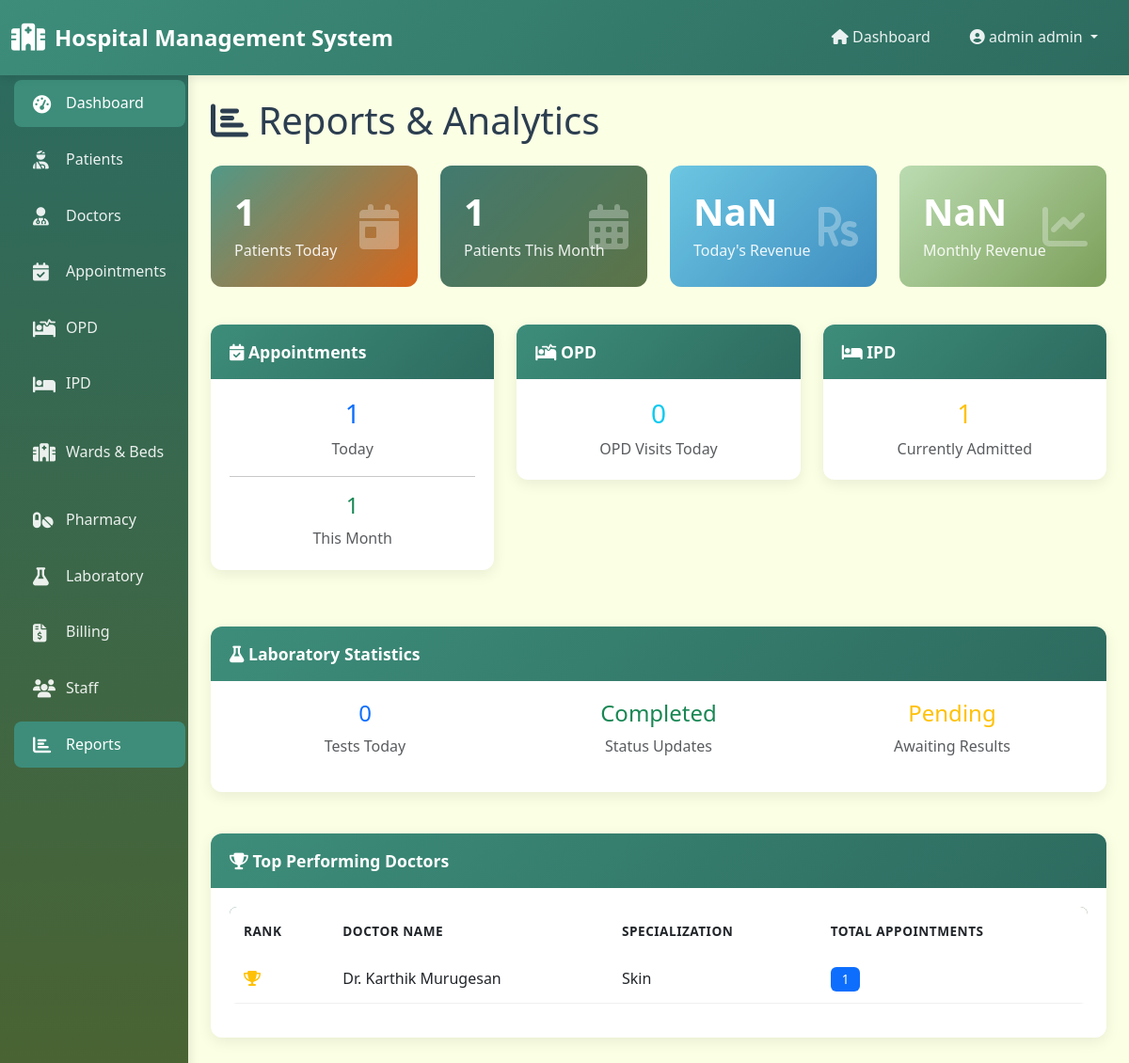
The app's page /reports/ (signed in) with its own data.
### core/models.py (models this page shows, shortened)
class Doctor(models.Model):
    user = models.OneToOneField(User, on_delete=models.CASCADE, related_name='doctor')
    specialization = models.CharField(max_length=100)
    qualification = models.CharField(max_length=200)
    experience_years = models.IntegerField(default=0)
    consultation_fee = models.DecimalField(max_digits=10, decimal_places=2, default=0)
    available_days = models.CharField(max_length=200, help_text="e.g., Mon, Wed, Fri")
    available_time_start = models.TimeField()
    available_time_end = models.TimeField()
    is_available = models.BooleanField(default=True)

### core/views.py (the view)
# urls.py: path('reports/', views.reports_dashboard, name='reports_dashboard'),
@login_required
@admin_required
def reports_dashboard(request):
    today = timezone.now().date()
    first_day_month = today.replace(day=1)
    context = {
        'daily_patients': Patient.objects.filter(registered_date__date=today).count(),
        'daily_appointments': Appointment.objects.filter(appointment_date=today).count(),
        'daily_revenue': Bill.objects.filter(created_at__date=today).aggregate(
            total=Sum('total_amount'))['total'] or 0,
        'monthly_patients': Patient.objects.filter(
            registered_date__date__gte=first_day_month).count(),
        'monthly_appointments': Appointment.objects.filter(
            appointment_date__gte=first_day_month).count(),
        'monthly_revenue': Bill.objects.filter(
            created_at__date__gte=first_day_month).aggregate(
            total=Sum('total_amount'))['total'] or 0,
        'opd_count': OPDRecord.objects.filter(visit_date__date=today).count(),
        'ipd_count': IPDRecord.objects.filter(status='admitted').count(),
        'lab_tests_today': LabTestRequest.objects.filter(requested_date__date=today).count(),
        'top_doctors': Doctor.objects.annotate(
            appointment_count=Count('appointments')
        ).order_by('-appointment_count')[:5]
    }
    return render(request, 'reports/reports_dashboard.html', context)

### templates/reports/reports_dashboard.html (shortened to what this page needs)
{% extends 'base.html' %}
{% load static %}
{% block content %}
<div class="fade-in">
    <h1 class="mb-4"><i class="fas fa-chart-bar"></i> Reports & Analytics</h1>
    <div class="row mb-4">
        <div class="col-md-3 mb-3">
            <div class="stats-card primary">
                <i class="fas fa-calendar-day stats-icon"></i>
                <h3>{{ daily_patients }}</h3>
                <p>Patients Today</p>
            </div>
        </div>
        <div class="col-md-3 mb-3">
            <div class="stats-card success">
                <i class="fas fa-calendar-alt stats-icon"></i>
                <h3>{{ monthly_patients }}</h3>
                <p>Patients This Month</p>
            </div>
        </div>
        <div class="col-md-3 mb-3">
            <div class="stats-card info">
                <i class="fas fa-rupee-sign stats-icon"></i>
                <h3>₹{{ daily_revenue|floatformat:0 }}</h3>
                <p>Today's Revenue</p>
            </div>
        </div>
        <div class="col-md-3 mb-3">
            <div class="stats-card warning">
                <i class="fas fa-chart-line stats-icon"></i>
                <h3>₹{{ monthly_revenue|floatformat:0 }}</h3>
                <p>Monthly Revenue</p>
            </div>
        </div>
    </div>
    <div class="row mb-4">
        <div class="col-md-4 mb-3">
            <div class="card">
                <div class="card-header">
                    <i class="fas fa-calendar-check"></i> Appointments
                </div>
                <div class="card-body text-center">
                    <h3 class="text-primary">{{ daily_appointments }}</h3>
                    <p class="text-muted mb-0">Today</p>
                    <hr>
                    <h4 class="text-success">{{ monthly_appointments }}</h4>
                    <p class="text-muted mb-0">This Month</p>
                </div>
            </div>
        </div>
        <div class="col-md-4 mb-3">
            <div class="card">
                <div class="card-header">
                    <i class="fas fa-procedures"></i> OPD
                </div>
                <div class="card-body text-center">
                    <h3 class="text-info">{{ opd_count }}</h3>
                    <p class="text-muted mb-0">OPD Visits Today</p>
                </div>
            </div>
        </div>
        <div class="col-md-4 mb-3">
            <div class="card">
                <div class="card-header">
                    <i class="fas fa-bed"></i> IPD
                </div>
                <div class="card-body text-center">
                    <h3 class="text-warning">{{ ipd_count }}</h3>
                    <p class="text-muted mb-0">Currently Admitted</p>
                </div>
            </div>
        </div>
    </div>
    <div class="row mb-4">
        <div class="col-md-12">
            <div class="card">
                <div class="card-header">
                    <i class="fas fa-flask"></i> Laboratory Statistics
                </div>
                <div class="card-body">
                    <div class="row text-center">
                        <div class="col-md-4">
                            <h4 class="text-primary">{{ lab_tests_today }}</h4>
                            <p class="text-muted">Tests Today</p>
                        </div>
                        <div class="col-md-4">
                            <h4 class="text-success">Completed</h4>
                            <p class="text-muted">Status Updates</p>
                        </div>
                        <div class="col-md-4">
                            <h4 class="text-warning">Pending</h4>
                            <p class="text-muted">Awaiting Results</p>
                        </div>
                    </div>
                </div>
            </div>
        </div>
    </div>
    <div class="row">
        <div class="col-md-12">
            <div class="card">
                <div class="card-header">
                    <i class="fas fa-trophy"></i> Top Performing Doctors
                </div>
                <div class="card-body">
                    {% if top_doctors %}
                    <div class="table-responsive">
                        <table class="table table-hover">
                            <thead>
                                <tr>
                                    <th>Rank</th>
                                    <th>Doctor Name</th>
                                    <th>Specialization</th>
                                    <th>Total Appointments</th>
                                </tr>
                            </thead>
                            <tbody>
                                {% for doctor in top_doctors %}
                                <tr>
                                    <td>
                                        {% if forloop.counter == 1 %}
                                        <i class="fas fa-trophy text-warning"></i>
                                        {% elif forloop.counter == 2 %}
                                        <i class="fas fa-medal text-secondary"></i>
                                        {% elif forloop.counter == 3 %}
                                        <i class="fas fa-award text-danger"></i>
                                        {% else %}
                                        {{ forloop.counter }}
                                        {% endif %}
                                    </td>
                                    <td>Dr. {{ doctor.user.get_full_name }}</td>
                                    <td>{{ doctor.specialization }}</td>
                                    <td><span class="badge bg-primary">{{ doctor.appointment_count }}</span></td>
                                </tr>
                                {% endfor %}
                            </tbody>
                        </table>
                    </div>
                    {% else %}
                    <p class="text-center text-muted">No data available</p>
                    {% endif %}
                </div>
            </div>
        </div>
    </div>
</div>
{% endblock %}

### templates/base.html (shortened to what this page needs)
{% load static %}
<!DOCTYPE html>
<html lang="en">
<head>
    <link href="https://cdn.jsdelivr.net/npm/bootstrap@5.3.0/dist/css/bootstrap.min.css" rel="stylesheet">
    <link rel="stylesheet" href="https://cdnjs.cloudflare.com/ajax/libs/font-awesome/6.4.0/css/all.min.css">
    <link rel="stylesheet" href="{% static 'css/style.css' %}">
</head>
<body>
    {% if user.is_authenticated %}
    <nav class="navbar navbar-expand-lg navbar-dark">
        <div class="container-fluid">
            <a class="navbar-brand" href="{% url 'dashboard' %}">
                <i class="fas fa-hospital"></i>
                Hospital Management System
            </a>
            <div class="collapse navbar-collapse" id="navbarNav">
                <ul class="navbar-nav ms-auto">
                    <li class="nav-item">
                        <a class="nav-link" href="{% url 'dashboard' %}">
                            <i class="fas fa-home"></i> Dashboard
                        </a>
                    </li>
                    <li class="nav-item dropdown">
                        <a class="nav-link dropdown-toggle" href="#" id="navbarDropdown" role="button" data-bs-toggle="dropdown">
                            <i class="fas fa-user-circle"></i> {{ user.get_full_name|default:user.username }}
                        </a>
                    </li>
                </ul>
            </div>
        </div>
    </nav>
    <div class="container-fluid">
        <div class="row">
            <div class="col-md-2 p-0 sidebar">
                <nav class="nav flex-column">
                    <a class="nav-link {% if request.resolver_match.url_name == 'dashboard' or 'dashboard' in request.resolver_match.url_name %}active{% endif %}" href="{% url 'dashboard' %}">
                        <i class="fas fa-tachometer-alt"></i> Dashboard
                    </a>
                    {% if user.profile.role == 'admin' %}
                        <a class="nav-link {% if 'patient' in request.resolver_match.url_name %}active{% endif %}" href="{% url 'patient_list' %}">
                            <i class="fas fa-user-injured"></i> Patients
                        </a>
                        <a class="nav-link {% if 'doctor' in request.resolver_match.url_name %}active{% endif %}" href="{% url 'doctor_list' %}">
                            <i class="fas fa-user-md"></i> Doctors
                        </a>
                        <a class="nav-link {% if 'appointment' in request.resolver_match.url_name %}active{% endif %}" href="{% url 'appointment_list' %}">
                            <i class="fas fa-calendar-check"></i> Appointments
                        </a>
                        <a class="nav-link {% if 'opd' in request.resolver_match.url_name %}active{% endif %}" href="{% url 'opd_list' %}">
                            <i class="fas fa-procedures"></i> OPD
                        </a>
                        <a class="nav-link {% if 'ipd' in request.resolver_match.url_name %}active{% endif %}" href="{% url 'ipd_list' %}">
                            <i class="fas fa-bed"></i> IPD
                        </a>
                        <a class="nav-link {% if 'ward' in request.resolver_match.url_name or 'bed' in request.resolver_match.url_name %}active{% endif %}" href="{% url 'ward_list' %}">
                            <i class="fas fa-hospital-alt"></i> Wards & Beds
                        </a>
                        <a class="nav-link {% if 'medicine' in request.resolver_match.url_name %}active{% endif %}" href="{% url 'medicine_list' %}">
                            <i class="fas fa-pills"></i> Pharmacy
                        </a>
                        <a class="nav-link {% if 'lab' in request.resolver_match.url_name %}active{% endif %}" href="{% url 'lab_test_list' %}">
                            <i class="fas fa-flask"></i> Laboratory
                        </a>
                        <a class="nav-link {% if 'bill' in request.resolver_match.url_name %}active{% endif %}" href="{% url 'bill_list' %}">
                            <i class="fas fa-file-invoice-dollar"></i> Billing
                        </a>
                        <a class="nav-link {% if 'staff' in request.resolver_match.url_name or 'attendance' in request.resolver_match.url_name %}active{% endif %}" href="{% url 'staff_list' %}">
                            <i class="fas fa-users"></i> Staff
                        </a>
                        <a class="nav-link {% if 'report' in request.resolver_match.url_name %}active{% endif %}" href="{% url 'reports_dashboard' %}">
                            <i class="fas fa-chart-bar"></i> Reports
                        </a>
                    {% endif %}
                </nav>
            </div>
            <div class="col-md-10 p-4">
                {% block content %}{% endblock %}
            </div>
        </div>
    </div>
    {% else %}
        {% block login_content %}{% endblock %}
    {% endif %}
</body>
</html>

### static/css/style.css (style rules this page uses)
:root { --primary-color: #3D8D7A; --secondary-color: #2D6B5F; --accent-color: #B3D8A8; --light-color: #FBFFE4; --dark-color: #1a3a33; --text-color: #2c3e50; --border-color: #d4e8d8; --success-color: #3D8D7A; --danger-color: #d9534f; --warning-color: #f0ad4e; --info-color: #5bc0de; }
* { margin: 0; padding: 0; box-sizing: border-box; }
body { font-family: 'Segoe UI', Tahoma, Geneva, Verdana, sans-serif; background-color: var(--light-color); color: var(--text-color); line-height: 1.6; }
.navbar { background: linear-gradient(135deg, var(--primary-color), var(--secondary-color)) !important; box-shadow: 0 2px 10px rgba(0,0,0,0.1); padding: 1rem 0; }
.navbar-brand { font-weight: 700; font-size: 1.5rem; color: white !important; display: flex; align-items: center; gap: 10px; }
.navbar-brand i { font-size: 1.8rem; }
.navbar-nav .nav-link { color: rgba(255,255,255,0.9) !important; font-weight: 500; padding: 0.5rem 1rem !important; transition: all 0.3s ease; border-radius: 5px; margin: 0 5px; }
.sidebar { background: linear-gradient(180deg, var(--secondary-color), #4a6332); min-height: calc(100vh - 76px); padding: 20px 0; box-shadow: 2px 0 10px rgba(0,0,0,0.1); }
.sidebar .nav-link { color: rgba(255,255,255,0.9); padding: 12px 20px; margin: 5px 15px; border-radius: 8px; transition: all 0.3s ease; display: flex; align-items: center; gap: 10px; }
.sidebar .nav-link.active { background-color: var(--primary-color); color: white; }
.sidebar .nav-link i { font-size: 1.2rem; width: 25px; }
.card { border: none; border-radius: 12px; box-shadow: 0 4px 15px rgba(0,0,0,0.08); transition: all 0.3s ease; margin-bottom: 20px; }
.card-header { background: linear-gradient(135deg, var(--primary-color), var(--secondary-color)); color: white; border: none; border-radius: 12px 12px 0 0 !important; padding: 15px 20px; font-weight: 600; font-size: 1.1rem; }
.card-body { padding: 20px; }
.stats-card { border-radius: 12px; padding: 25px; color: white; position: relative; overflow: hidden; transition: all 0.3s ease; }
.stats-card::before { content: ''; position: absolute; top: -50%; right: -50%; width: 200%; height: 200%; background: rgba(255,255,255,0.1); transform: rotate(45deg); transition: all 0.5s ease; }
.stats-card.primary { background: linear-gradient(135deg, var(--primary-color), #d35400); }
.stats-card.success { background: linear-gradient(135deg, var(--secondary-color), #4a6332); }
.stats-card.info { background: linear-gradient(135deg, var(--info-color), #2980b9); }
.stats-card.warning { background: linear-gradient(135deg, var(--accent-color), #6d9447); }
.stats-card .stats-icon { font-size: 3rem; opacity: 0.3; position: absolute; right: 20px; top: 50%; transform: translateY(-50%); }
.stats-card h3 { font-size: 2.5rem; font-weight: 700; margin-bottom: 5px; }
.stats-card p { font-size: 1rem; opacity: 0.9; margin-bottom: 0; }
.table { background: white; border-radius: 8px; overflow: hidden; }
.table thead { background: linear-gradient(135deg, var(--secondary-color), #4a6332); color: white; }
.table thead th { border: none; padding: 15px; font-weight: 600; text-transform: uppercase; font-size: 0.85rem; letter-spacing: 0.5px; }
.table tbody tr { transition: all 0.3s ease; }
.table tbody td { padding: 12px 15px; vertical-align: middle; border-bottom: 1px solid #f0f0f0; }
.badge { padding: 6px 12px; border-radius: 6px; font-weight: 500; font-size: 0.85rem; color: white !important; }
.fade-in { animation: fadeIn 0.5s ease-in-out; }

### records on screen
Doctor: user.get_full_name "Karthik Murugesan", specialization "Skin", appointment_count "1"

### other values on screen
{{ user.get_full_name|default:user.username }} "admin admin"
{{ daily_patients }} "1"
{{ monthly_patients }} "1"
{{ daily_appointments }} "1"
{{ monthly_appointments }} "1"
{{ opd_count }} "0"
{{ ipd_count }} "1"
{{ lab_tests_today }} "0"
